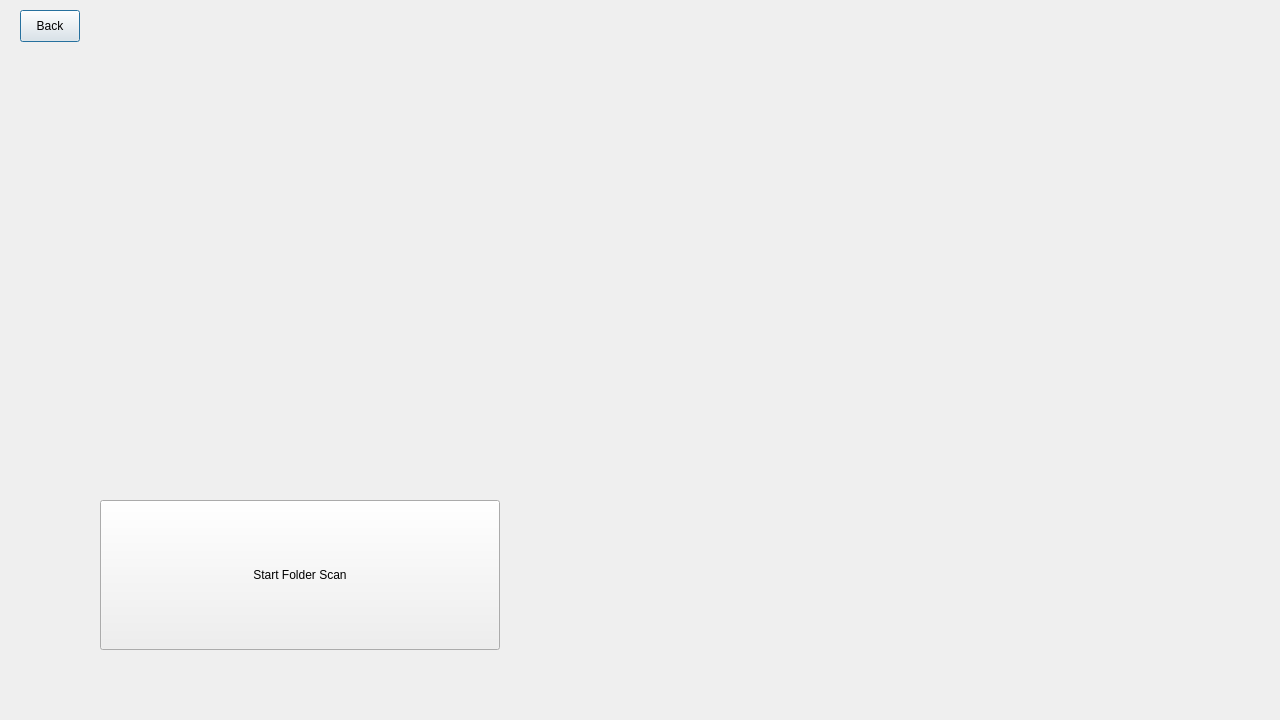
<?xml version="1.0" encoding="UTF-8"?>
<ui version="4.0">
 <class>folderScan</class>
 <widget class="QDialog" name="folderScan">
  <property name="geometry">
   <rect>
    <x>0</x>
    <y>0</y>
    <width>1280</width>
    <height>720</height>
   </rect>
  </property>
  <property name="windowTitle">
   <string>Dialog</string>
  </property>
  <widget class="QPushButton" name="pushButton">
   <property name="geometry">
    <rect>
     <x>20</x>
     <y>10</y>
     <width>60</width>
     <height>32</height>
    </rect>
   </property>
   <property name="text">
    <string>Back</string>
   </property>
  </widget>
  <widget class="QPushButton" name="pushButton_2">
   <property name="geometry">
    <rect>
     <x>100</x>
     <y>500</y>
     <width>400</width>
     <height>150</height>
    </rect>
   </property>
   <property name="text">
    <string>Start Folder Scan</string>
   </property>
  </widget>
 </widget>
 <resources/>
 <connections/>
</ui>
